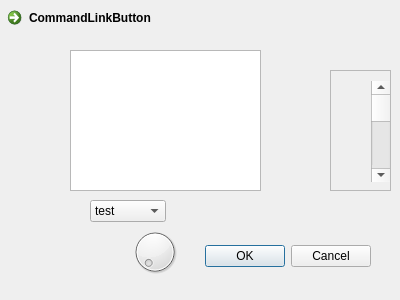
<?xml version="1.0" encoding="UTF-8"?>
<ui version="4.0">
 <class>Dialog</class>
 <widget class="QDialog" name="Dialog">
  <property name="geometry">
   <rect>
    <x>0</x>
    <y>0</y>
    <width>400</width>
    <height>300</height>
   </rect>
  </property>
  <property name="windowTitle">
   <string>Dialog</string>
  </property>
  <widget class="QDialogButtonBox" name="buttonBox">
   <property name="geometry">
    <rect>
     <x>30</x>
     <y>240</y>
     <width>341</width>
     <height>32</height>
    </rect>
   </property>
   <property name="orientation">
    <enum>Qt::Horizontal</enum>
   </property>
   <property name="standardButtons">
    <set>QDialogButtonBox::Cancel|QDialogButtonBox::Ok</set>
   </property>
  </widget>
  <widget class="QComboBox" name="comboBox">
   <property name="geometry">
    <rect>
     <x>90</x>
     <y>200</y>
     <width>76</width>
     <height>22</height>
    </rect>
   </property>
   <item>
    <property name="text">
     <string>test</string>
    </property>
   </item>
   <item>
    <property name="text">
     <string>test2</string>
    </property>
   </item>
  </widget>
  <widget class="QScrollArea" name="scrollArea">
   <property name="geometry">
    <rect>
     <x>330</x>
     <y>70</y>
     <width>61</width>
     <height>121</height>
    </rect>
   </property>
   <property name="widgetResizable">
    <bool>true</bool>
   </property>
   <widget class="QWidget" name="scrollAreaWidgetContents">
    <property name="geometry">
     <rect>
      <x>0</x>
      <y>0</y>
      <width>59</width>
      <height>119</height>
     </rect>
    </property>
    <widget class="QScrollBar" name="verticalScrollBar">
     <property name="geometry">
      <rect>
       <x>40</x>
       <y>10</y>
       <width>20</width>
       <height>101</height>
      </rect>
     </property>
     <property name="orientation">
      <enum>Qt::Vertical</enum>
     </property>
    </widget>
   </widget>
  </widget>
  <widget class="QDial" name="dial">
   <property name="geometry">
    <rect>
     <x>130</x>
     <y>220</y>
     <width>50</width>
     <height>64</height>
    </rect>
   </property>
  </widget>
  <widget class="QCommandLinkButton" name="commandLinkButton">
   <property name="geometry">
    <rect>
     <x>0</x>
     <y>0</y>
     <width>185</width>
     <height>41</height>
    </rect>
   </property>
   <property name="text">
    <string>CommandLinkButton</string>
   </property>
  </widget>
  <widget class="QGraphicsView" name="graphicsView">
   <property name="geometry">
    <rect>
     <x>70</x>
     <y>50</y>
     <width>191</width>
     <height>141</height>
    </rect>
   </property>
  </widget>
 </widget>
 <resources/>
 <connections>
  <connection>
   <sender>buttonBox</sender>
   <signal>accepted()</signal>
   <receiver>Dialog</receiver>
   <slot>accept()</slot>
   <hints>
    <hint type="sourcelabel">
     <x>248</x>
     <y>254</y>
    </hint>
    <hint type="destinationlabel">
     <x>157</x>
     <y>274</y>
    </hint>
   </hints>
  </connection>
  <connection>
   <sender>buttonBox</sender>
   <signal>rejected()</signal>
   <receiver>Dialog</receiver>
   <slot>reject()</slot>
   <hints>
    <hint type="sourcelabel">
     <x>316</x>
     <y>260</y>
    </hint>
    <hint type="destinationlabel">
     <x>286</x>
     <y>274</y>
    </hint>
   </hints>
  </connection>
 </connections>
</ui>
